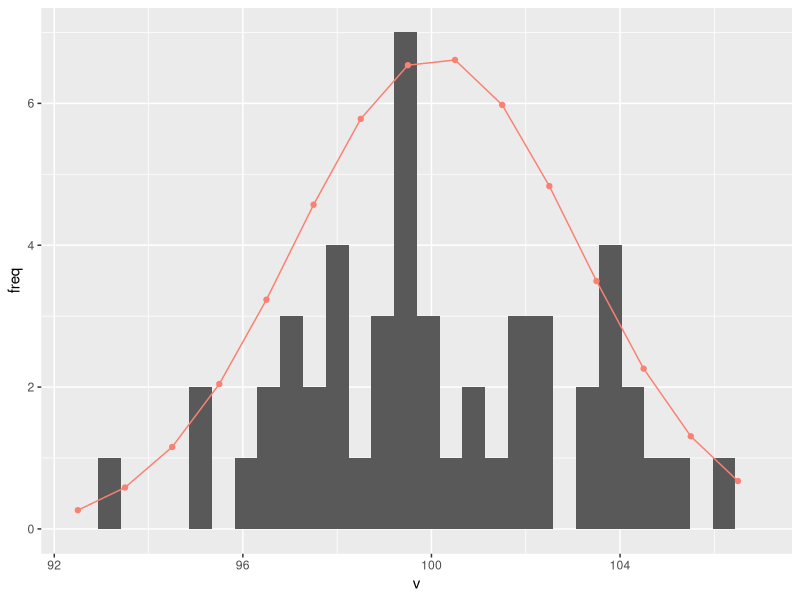
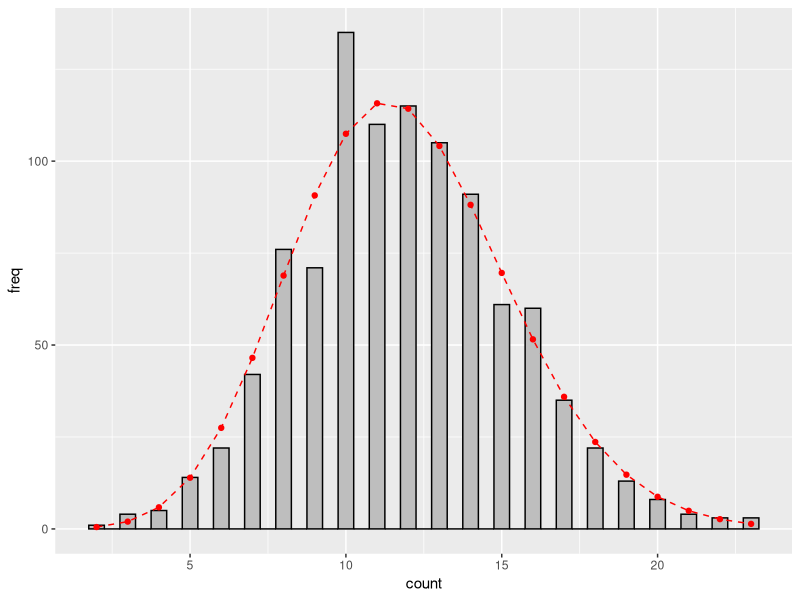

These charts were generated, in order, by the following R code:
#Probability lab

library(tidyverse)
library(patchwork)

#Normal distribution



##The function rnorm() produces a random variable that follows a Normal distribution with a specified mean and SD. Using this function,

##Generate a variable with 50 observations.

# Load required library
library(ggplot2)


v <- rnorm(n=50, mean = 100, sd = 3)
bin <- seq(floor(min(v)), ceiling(max(v)), by = 1)

p <- NULL # empty object for probability
for (i in 1:(length(bin) - 1)) {
  p[i] <- pnorm(bin[i+1], mean = mean(v), sd = sd(v)) - pnorm(bin[i], mean = mean(v), sd = sd(v))
}

df_prob <- tibble(bin = bin[-length(bin)]+ 0.5,
                  prob = p) %>%
  mutate(freq = length(v)*prob)


df_v <- tibble(v = v)
df_v %>%
  ggplot(aes(x = v))+
  geom_histogram()+
  geom_point(data = df_prob,
             aes(x = bin,
                 y = freq),
                 color = "salmon")+
  geom_line(data = df_prob,
            aes(x = bin,
                y = freq), 
            color = "salmon")

#poisson distribution

x <- rpois(n = 1000, lambda = 12)


library(tidyverse)

# Generate Poisson-distributed data

x <- rpois(n = 1000, lambda = 12)
df_count <- tibble(count = x)

# Estimate lambda from data
lambda_hat <- mean(df_count$count)

# Create theoretical Poisson probabilities
x_vals <- seq(min(x), max(x), by = 1)
pm <- dpois(x_vals, lambda = lambda_hat)

# Create data frame for Poisson probabilities
df_prob <- tibble(x = x_vals, y = pm) %>%
  mutate(freq = y * nrow(df_count))

# Plot histogram 
df_count %>%
  ggplot(aes(x = count)) + 
  geom_histogram(binwidth = 0.5, fill = "gray", color = "black") +
  geom_line(data = df_prob,
            aes(x = x, y = freq),
            linetype = "dashed", color = "red") +
  geom_point(data = df_prob,
             aes(x = x, y = freq),
             color = "red")



